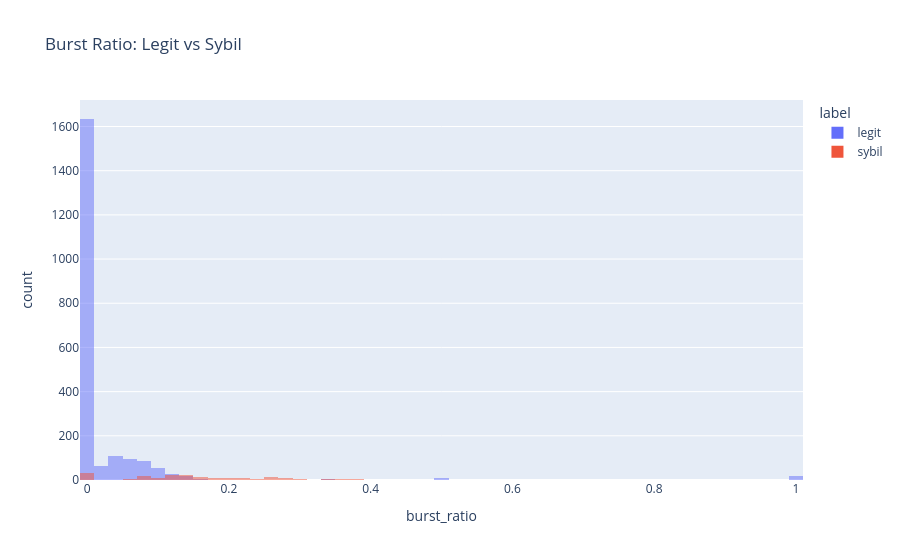
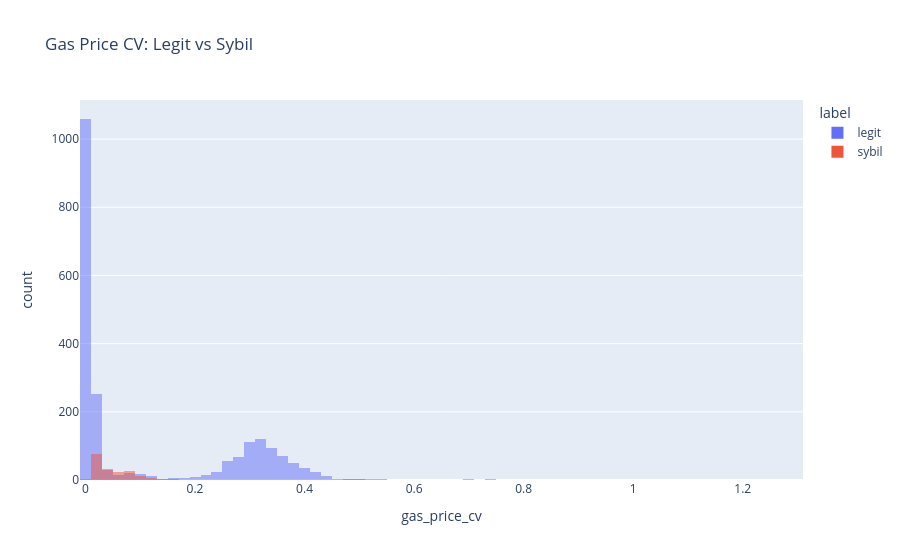

The cell these charts' notebook holds for them, in order:
### Code cell
features = extract_features(tx)
joined = features.merge(labels[["address", "is_sybil"]], on="address", how="left")
joined["is_sybil"] = joined["is_sybil"].fillna(0).astype(int)
joined["label"] = joined["is_sybil"].map({0: "legit", 1: "sybil"})

fig = px.histogram(
    joined,
    x="burst_ratio",
    color="label",
    barmode="overlay",
    title="Burst Ratio: Legit vs Sybil",
)
fig.show()

fig2 = px.histogram(
    joined,
    x="gas_price_cv",
    color="label",
    barmode="overlay",
    title="Gas Price CV: Legit vs Sybil",
)
fig2.show()

### Figure 1 — Plotly figure (JSON) as saved in the notebook; plotly's stock layout.template omitted (floating-point values rounded to 4 significant figures; data arrays with more than 128 entries replaced by an {"elided": "..."} marker saying what was removed)
{"data": [{"bingroup": "x", "hovertemplate": "label=legit<br>burst_ratio=%{x}<br>count=%{y}<extra></extra>", "legendgroup": "legit", "marker": {"color": "#636efa", "opacity": 0.5, "pattern": {"shape": ""}}, "name": "legit", "orientation": "v", "showlegend": true, "type": "histogram", "x": {"elided": "2121 float values"}, "xaxis": "x", "yaxis": "y"}, {"bingroup": "x", "hovertemplate": "label=sybil<br>burst_ratio=%{x}<br>count=%{y}<extra></extra>", "legendgroup": "sybil", "marker": {"color": "#EF553B", "opacity": 0.5, "pattern": {"shape": ""}}, "name": "sybil", "orientation": "v", "showlegend": true, "type": "histogram", "x": {"elided": "200 float values"}, "xaxis": "x", "yaxis": "y"}], "layout": {"barmode": "overlay", "legend": {"title": {"text": "label"}, "tracegroupgap": 0}, "title": {"text": "Burst Ratio: Legit vs Sybil"}, "xaxis": {"anchor": "y", "domain": [0.0, 1.0], "title": {"text": "burst_ratio"}}, "yaxis": {"anchor": "x", "domain": [0.0, 1.0], "title": {"text": "count"}}}}

### Figure 2 — Plotly figure (JSON) as saved in the notebook; plotly's stock layout.template omitted (floating-point values rounded to 4 significant figures; data arrays with more than 128 entries replaced by an {"elided": "..."} marker saying what was removed)
{"data": [{"bingroup": "x", "hovertemplate": "label=legit<br>gas_price_cv=%{x}<br>count=%{y}<extra></extra>", "legendgroup": "legit", "marker": {"color": "#636efa", "opacity": 0.5, "pattern": {"shape": ""}}, "name": "legit", "orientation": "v", "showlegend": true, "type": "histogram", "x": {"elided": "2121 float values"}, "xaxis": "x", "yaxis": "y"}, {"bingroup": "x", "hovertemplate": "label=sybil<br>gas_price_cv=%{x}<br>count=%{y}<extra></extra>", "legendgroup": "sybil", "marker": {"color": "#EF553B", "opacity": 0.5, "pattern": {"shape": ""}}, "name": "sybil", "orientation": "v", "showlegend": true, "type": "histogram", "x": {"elided": "200 float values"}, "xaxis": "x", "yaxis": "y"}], "layout": {"barmode": "overlay", "legend": {"title": {"text": "label"}, "tracegroupgap": 0}, "title": {"text": "Gas Price CV: Legit vs Sybil"}, "xaxis": {"anchor": "y", "domain": [0.0, 1.0], "title": {"text": "gas_price_cv"}}, "yaxis": {"anchor": "x", "domain": [0.0, 1.0], "title": {"text": "count"}}}}
